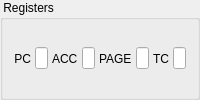
                <widget class="QGroupBox" name="groupBox_3">
                <property name="title">
                  <string> Registers </string>
                </property>
                <layout class="QHBoxLayout" name="horizontalLayout" stretch="1,10,1,10,1,10,1,10">
                  <property name="spacing">
                  <number>4</number>
                  </property>
                  <item>
                  <widget class="QLabel" name="labelPC">
                    <property name="toolTip">
                    <string>Program counter</string>
                    </property>
                    <property name="text">
                    <string>PC</string>
                    </property>
                    <property name="alignment">
                    <set>Qt::AlignRight|Qt::AlignTrailing|Qt::AlignVCenter</set>
                    </property>
                  </widget>
                  </item>
                  <item>
                  <widget class="QLineEdit" name="pcEdit">
                    <property name="key" stdset="0">
                      <string>PC</string>
                    </property>
                    <property name="type" stdset="0">
                      <string>integer</string>
                    </property>
                    <property name="mask" stdset="0">
                      <string>0x%0.3X</string>
                    </property>
                    <property name="sizePolicy">
                    <sizepolicy hsizetype="Ignored" vsizetype="Fixed">
                      <horstretch>0</horstretch>
                      <verstretch>0</verstretch>
                    </sizepolicy>
                    </property>
                    <property name="toolTip">
                    <string>Program counter</string>
                    </property>
                  </widget>
                  </item>
                  <item>
                  <widget class="QLabel" name="aLabel">
                    <property name="toolTip">
                    <string>Accumulator</string>
                    </property>
                    <property name="text">
                    <string>ACC</string>
                    </property>
                  </widget>
                  </item>
                  <item>
                  <widget class="QLineEdit" name="aEdit">
                    <property name="key" stdset="0">
                      <string>ACC</string>
                    </property>
                    <property name="type" stdset="0">
                      <string>integer</string>
                    </property>
                    <property name="mask" stdset="0">
                      <string>0x%0.1X</string>
                    </property>
                    <property name="sizePolicy">
                    <sizepolicy hsizetype="Ignored" vsizetype="Fixed">
                      <horstretch>0</horstretch>
                      <verstretch>0</verstretch>
                    </sizepolicy>
                    </property>
                    <property name="toolTip">
                    <string>Accumulator</string>
                    </property>
                  </widget>
                  </item>
                  <item>
                  <widget class="QLabel" name="pageLabel">
                    <property name="toolTip">
                    <string>RAM Page</string>
                    </property>
                    <property name="text">
                    <string>PAGE</string>
                    </property>
                  </widget>
                  </item>
                  <item>
                  <widget class="QLineEdit" name="pageEdit">
                    <property name="key" stdset="0">
                      <string>PAGE</string>
                    </property>
                    <property name="type" stdset="0">
                      <string>integer</string>
                    </property>
                    <property name="mask" stdset="0">
                      <string>0x%0.1X</string>
                    </property>
                    <property name="sizePolicy">
                    <sizepolicy hsizetype="Ignored" vsizetype="Fixed">
                      <horstretch>0</horstretch>
                      <verstretch>0</verstretch>
                    </sizepolicy>
                    </property>
                    <property name="toolTip">
                    <string>RAM Page</string>
                    </property>
                  </widget>
                  </item>
                  <item>
                  <widget class="QLabel" name="tcLabel">
                    <property name="toolTip">
                    <string>Timer/Counter</string>
                    </property>
                    <property name="text">
                    <string>TC</string>
                    </property>
                  </widget>
                  </item>
                  <item>
                  <widget class="QLineEdit" name="tcEdit">
                    <property name="key" stdset="0">
                      <string>TC</string>
                    </property>
                    <property name="type" stdset="0">
                      <string>integer</string>
                    </property>
                    <property name="mask" stdset="0">
                      <string>0x%0.1X</string>
                    </property>
                    <property name="sizePolicy">
                    <sizepolicy hsizetype="Ignored" vsizetype="Fixed">
                      <horstretch>0</horstretch>
                      <verstretch>0</verstretch>
                    </sizepolicy>
                    </property>
                    <property name="toolTip">
                    <string>Timer/Counter</string>
                    </property>
                  </widget>
                  </item>
                </layout>
                </widget>
